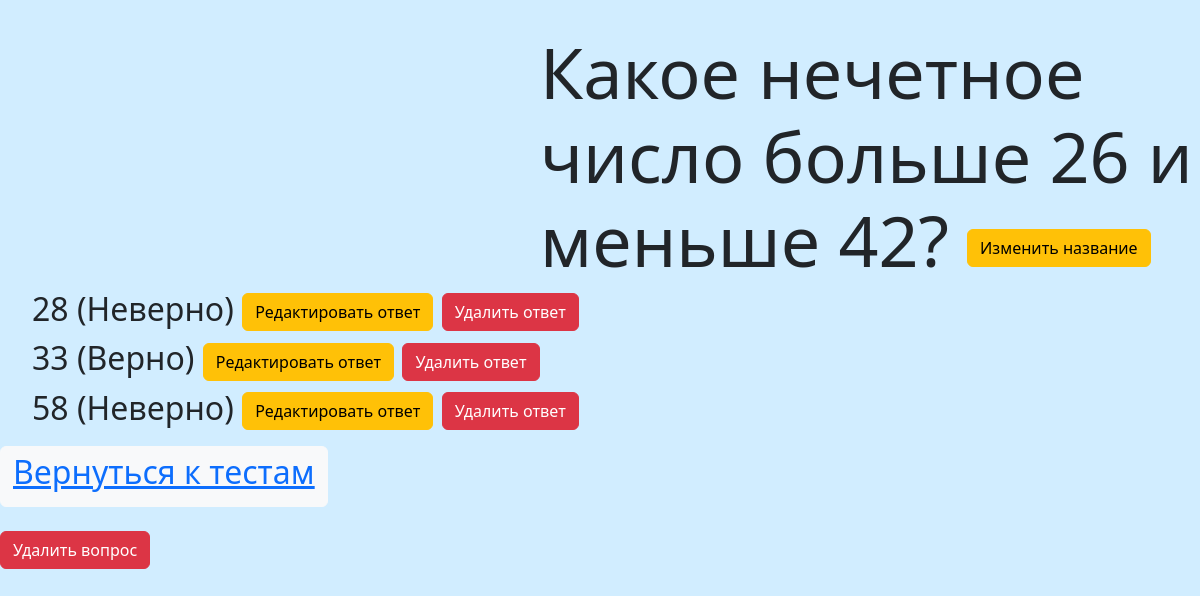
/creator/tests/answers/11, run on the app's committed database.
### creator/models.py (models this page shows, shortened)
class Question(models.Model):
    class qtype(models.TextChoices):
        single = 'single'
        multiple = 'multiple'
    name = models.CharField(max_length=350)
    qtype = models.CharField(max_length=8, choices=qtype.choices, default=qtype.single)
    quiz = models.ForeignKey(Quiz, on_delete=models.CASCADE)
    explanation = models.CharField(max_length=550)
    class Meta:
        ordering = ['id']
        verbose_name = 'Вопрос'
        verbose_name_plural = 'Вопросы'

class Answer(models.Model):
    question = models.ForeignKey(Question, on_delete=models.CASCADE)
    name = models.CharField(max_length=200)
    is_correct = models.BooleanField(default=False)
    class Meta:
        verbose_name = 'Ответ'
        verbose_name_plural = 'Ответы'

### creator/views.py (the view)
# urls.py: path('tests/answers/<int:pk>', views.QustionDetailView.as_view(), name='question-detail'),
class QustionDetailView(DetailView):
    model = Question
    template_name = 'creator/display-question.html'
    answers = Answer.objects.all()
    context_object_name = 'question'
    extra_context = {'answers': answers}

### creator/templates/creator/display-question.html (shortened to what this page needs)
{% extends 'creator/layout.html' %}
{% block body %}
    <h1>{{ question.name }}
    <a href="/creator/tests/answers/{{ question.id }}/update"><button class="btn btn-warning">Изменить название</button></a></h1>
    <ul>
        {% for i in answers %}
        {% if question.id == i.question_id %}
            <h2>{{ i.name }}    {% if i.is_correct %} (Верно) {% else %} (Неверно) {% endif %}
            <a href="/creator/tests/answer/{{ i.id }}/update"><button class="btn btn-warning">Редактировать ответ</button></a>
            <a href="/creator/tests/answer/{{ i.id }}/delete"><button class="btn btn-danger">Удалить ответ</button></a></h2>
        {% endif %}
        {% endfor %}
    </ul>
    <button class="btn btn-light">
        <a href="{% url 'test-lib' %}"><h2>Вернуться к тестам</h2></a>
    </button>
    <br><br><a href="/creator/tests/answers/{{ question.id }}/delete"><button class="btn btn-danger">Удалить вопрос</button></a>
{% endblock %}

### creator/static/creator/css/main.css (style rules this page uses)
body { background: #d1edff; }
body h1 { font-size: 70px; margin-left: 45%; margin-top: 30px; }

### data on the page
Question: name "Какое нечетное число больше 26 и меньше 42?"
Answer: name "28", is_correct "(Неверно)"
Answer: name "33", is_correct "(Верно)"
Answer: name "58", is_correct "(Неверно)"
